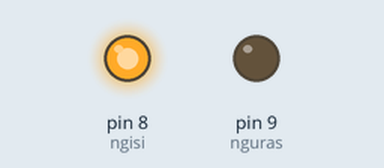
Simulated run of this sketch. Board: Arduino Uno, built with avr-gcc and run on an emulated ATmega328P. Parts: output pins drawn as LEDs (lit = HIGH).

Above: at 1.0 s.
At 3.0 s:
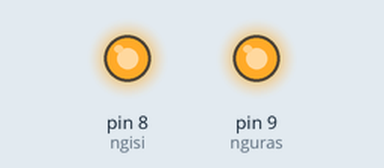
Timing chart, 0 to 4.6 s (numbered marks = the images above):
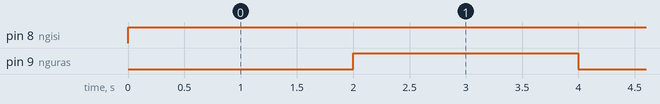

Measured:
- by itself, pin 8 (ngisi): LOW → HIGH at 0.00 s
- by itself, pin 9 (nguras): alternates HIGH for 2.0 s and LOW for 2.0 s

The sketch:

relay.ino
```cpp
const int nguras = 9, ngisi = 8;
void setup() {
  // put your setup code here, to run once:
  pinMode(nguras, OUTPUT);
  pinMode(ngisi, OUTPUT);

}

void loop() {
  // put your main code here, to run repeatedly:
  digitalWrite(nguras, LOW);
  digitalWrite(ngisi, HIGH);
  delay(2000);
  digitalWrite(nguras, HIGH);
  digitalWrite(ngisi, HIGH);
  delay(2000);
}
```
